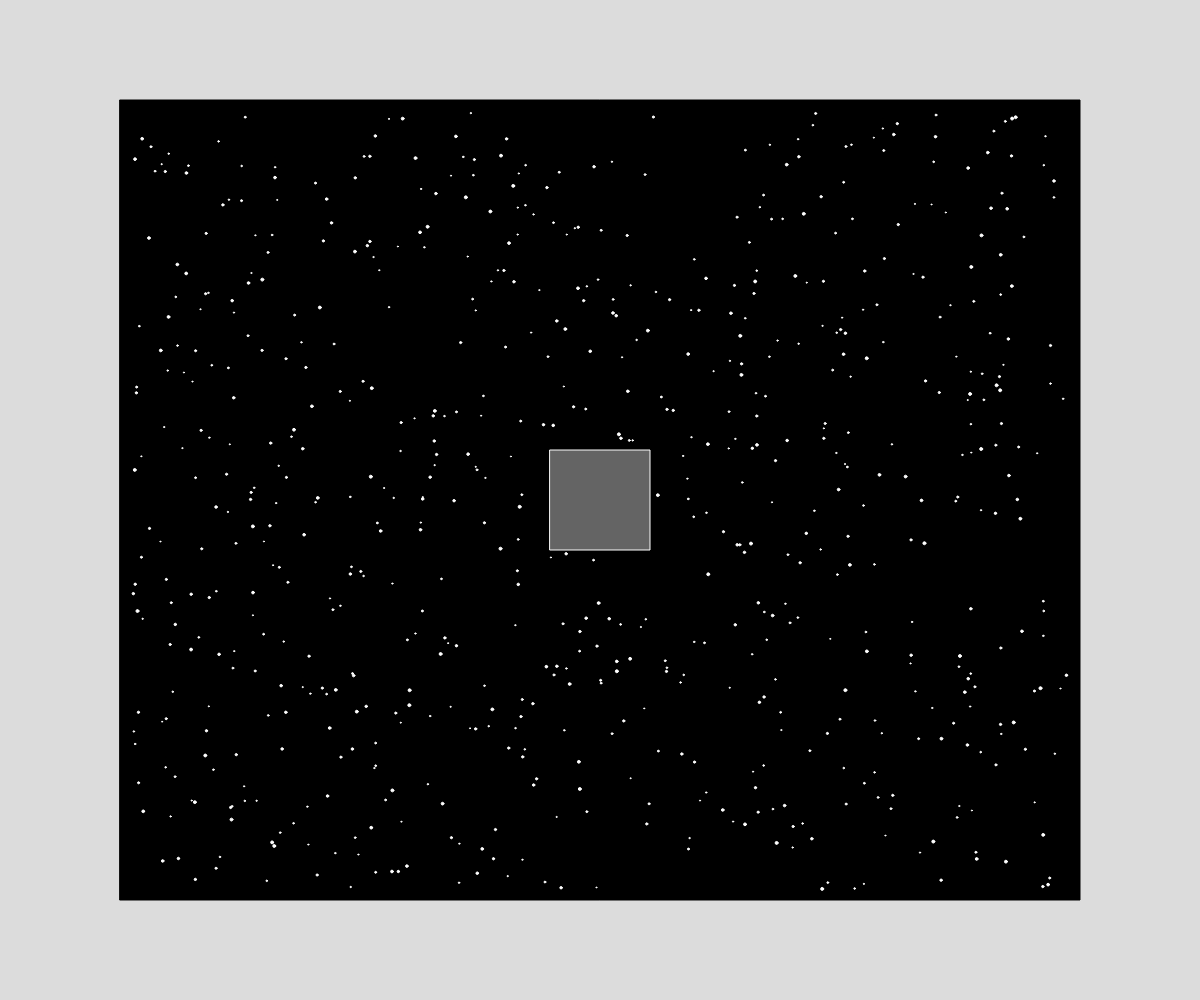
Frame 1 (no input)
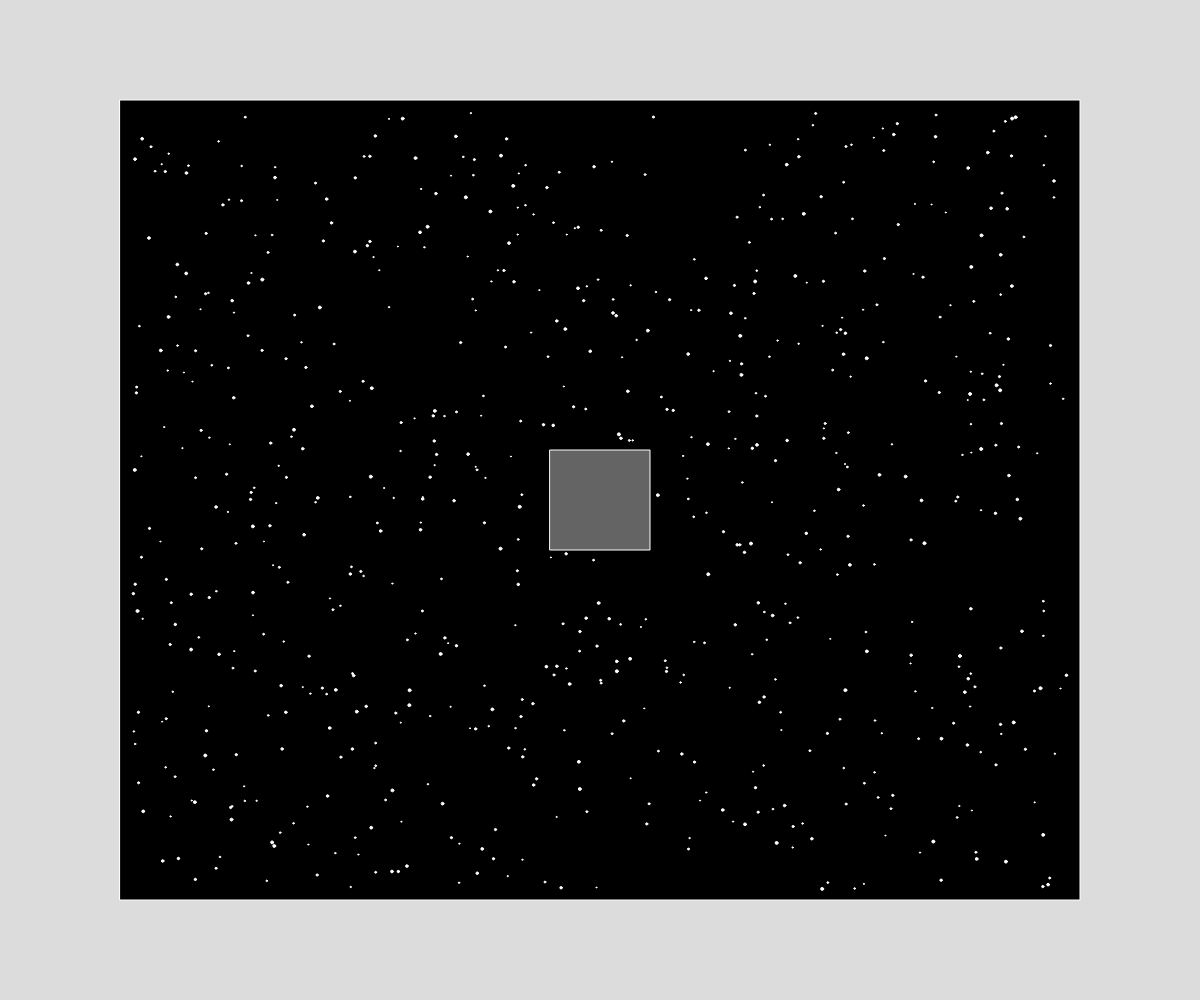
Frame 60 (no input)
Frame 120 (the mouse pressed at the canvas centre since frame 60): identical to frame 60, image omitted

The p5.js sketch that drew these frames (run headless with seeded random() and noise() and a simulated clock; from frame 60 on, the mouse is pressed at the canvas centre):

// p5.js sketch
// ── sketch.js
let starSize;
let starPos;
let ww;
let wh;
let mapSize;

let starPositions = [];


function setup() {
  ww = windowWidth
  wh = windowHeight

  createCanvas(ww, wh);
  starSize = random(2, 10);

  for (let i = 0; i < 700; i++) {
    starPositions.push(generateStarPos())
  }

  starPos = generateStarPos();

  mapSize = {
    x: ww - ww / 5,
    y: wh - wh / 5,
  };
}

function hmm() {
  return random(2, 4);
}

function generateStarPos() {

  let pos = {
    x: random(0 - ww /2+ww/9 , ww/2 - ww/9),
    y: random(0 - wh / 2 + wh /9 , wh/2 - wh/9 ),
    diameter: random(1,3)

  };

  return pos;

}



function draw() {

  background(220);
  translate(width / 2, height / 2)
  rectMode(CENTER)

  // Dette er vores map
  fill(0, 0, 0)
  rect(0, 0, mapSize.x, mapSize.y);

 


  let p = generateStarPos();

stroke('white');
fill(255)
  for (let i = 0; i < starPositions.length; i++) {
    const p = starPositions[i];
    circle(p.x, p.y, p.diameter)
  }

  
  fill(100)
  rect(0, 0, 100, 100);
  

  




}
